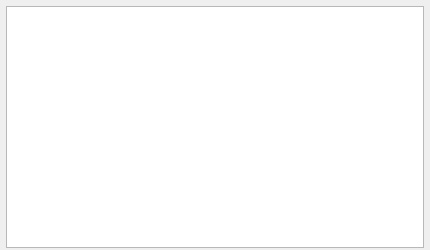
<?xml version="1.0" encoding="UTF-8"?>
<ui version="4.0">
 <class>MainWidget</class>
 <widget class="QWidget" name="MainWidget">
  <property name="geometry">
   <rect>
    <x>0</x>
    <y>0</y>
    <width>430</width>
    <height>250</height>
   </rect>
  </property>
  <layout class="QHBoxLayout" name="horizontalLayout">
   <property name="leftMargin">
    <number>6</number>
   </property>
   <property name="topMargin">
    <number>6</number>
   </property>
   <property name="rightMargin">
    <number>6</number>
   </property>
   <property name="bottomMargin">
    <number>2</number>
   </property>
   <item>
    <widget class="QListWidget" name="mainList"/>
   </item>
  </layout>
 </widget>
 <resources/>
 <connections/>
</ui>
